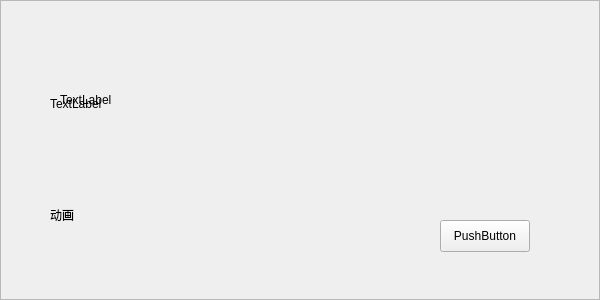
<?xml version="1.0" encoding="UTF-8"?>
<ui version="4.0">
 <class>Frame</class>
 <widget class="QFrame" name="Frame">
  <property name="geometry">
   <rect>
    <x>0</x>
    <y>0</y>
    <width>600</width>
    <height>300</height>
   </rect>
  </property>
  <property name="windowTitle">
   <string>Frame</string>
  </property>
  <property name="frameShape">
   <enum>QFrame::StyledPanel</enum>
  </property>
  <property name="frameShadow">
   <enum>QFrame::Raised</enum>
  </property>
  <widget class="QPushButton" name="nextButton">
   <property name="geometry">
    <rect>
     <x>440</x>
     <y>220</y>
     <width>90</width>
     <height>32</height>
    </rect>
   </property>
   <property name="text">
    <string>PushButton</string>
   </property>
   <property name="UIText" stdset="0">
    <string>110007</string>
   </property>
   <property name="UIClass" stdset="0">
    <string>wbutton</string>
   </property>
  </widget>
  <widget class="QLabel" name="label">
   <property name="geometry">
    <rect>
     <x>50</x>
     <y>190</y>
     <width>500</width>
     <height>50</height>
    </rect>
   </property>
   <property name="text">
    <string>动画</string>
   </property>
   <property name="UIHide" stdset="0">
    <string>false</string>
   </property>
   <property name="UIClass" stdset="0">
    <string>wtext2</string>
   </property>
   <property name="UIText" stdset="0">
    <string>110304</string>
   </property>
  </widget>
  <widget class="QLabel" name="promptLabel">
   <property name="geometry">
    <rect>
     <x>60</x>
     <y>40</y>
     <width>480</width>
     <height>120</height>
    </rect>
   </property>
   <property name="text">
    <string>TextLabel</string>
   </property>
   <property name="UIText" stdset="0">
    <string>110207</string>
   </property>
   <property name="UIClass" stdset="0">
    <string>wtext</string>
   </property>
   <property name="UIHide" stdset="0">
    <string>true</string>
   </property>
  </widget>
  <widget class="QLabel" name="label_2">
   <property name="geometry">
    <rect>
     <x>50</x>
     <y>24</y>
     <width>500</width>
     <height>160</height>
    </rect>
   </property>
   <property name="text">
    <string>TextLabel</string>
   </property>
   <property name="UIMovie" stdset="0">
    <string>g_wifi_diag</string>
   </property>
  </widget>
  <zorder>label</zorder>
  <zorder>promptLabel</zorder>
  <zorder>label_2</zorder>
  <zorder>nextButton</zorder>
 </widget>
 <resources/>
 <connections/>
</ui>
